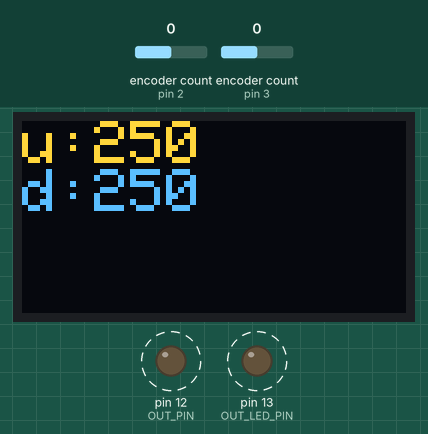
A sketch run on a simulated Arduino Uno, built with avr-gcc and run on an emulated ATmega328P. On the bench: 128×64 one-colour display, output pins drawn as LEDs (lit = HIGH). Dashed ring = blinking. The test bench sets the inputs (shaded band); at power-on: encoder count (sensors on pin 2, pin 3) 0. The OLED is the two-colour kind (top 16 rows yellow); what the sketch prints to the serial monitor is not drawn.

Above: at 1.2 s.
1.3 s: encoder count (sensor on pin 2) set to 1
At 1.53 s:
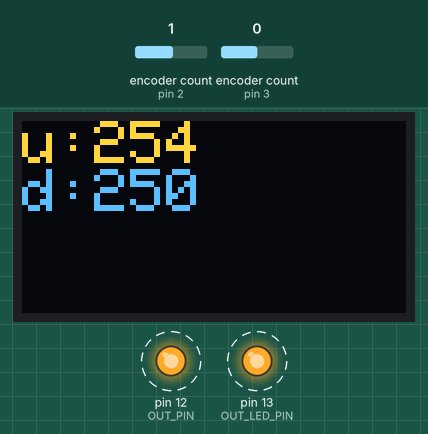
3.4 s: encoder count (sensor on pin 3) set to -1
At 3.96 s:
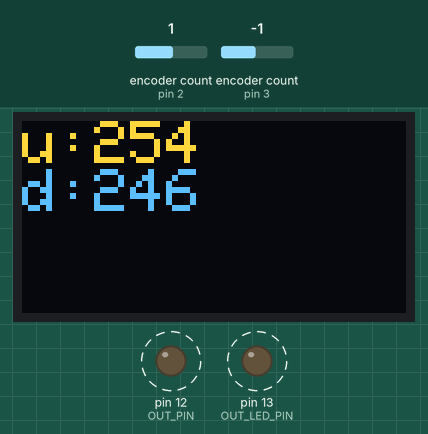
4.9 s: encoder count (sensor on pin 2) set to 2
At 5.28 s:
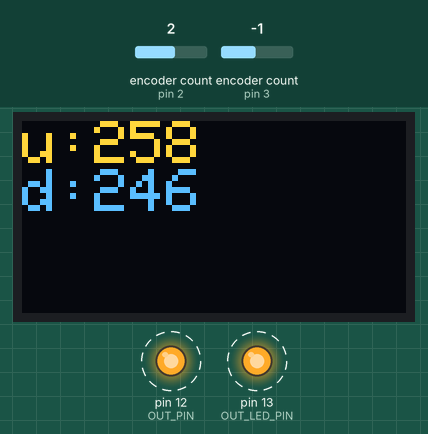
6.4 s: encoder count (sensor on pin 3) set to 0
At 6.87 s:
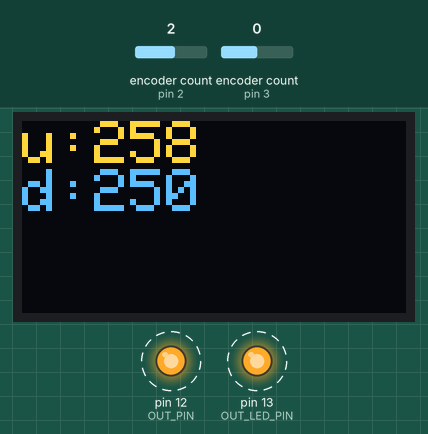
7.9 s: encoder count (sensor on pin 2) set to 3
At 8.51 s:
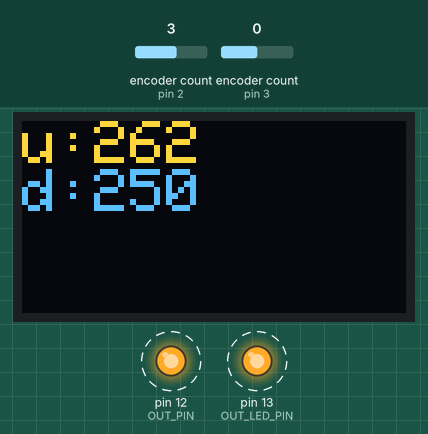
9.4 s: encoder count (sensor on pin 3) set to 4
At 9.59 s:
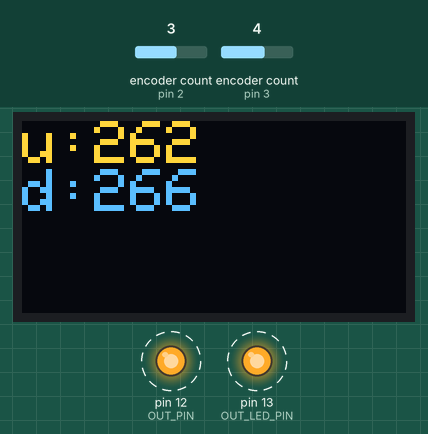
Timing chart, 0 to 11.9 s (numbered marks = the images above; inputs shaded):
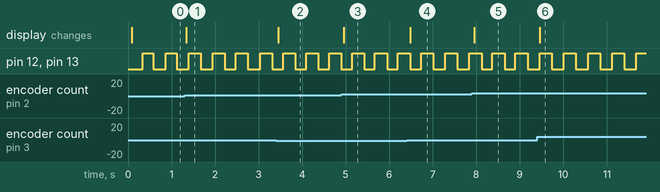

Measured:
- after the input at 1.3 s, the display: changes at once (image 1)
- after the input at 3.4 s, the display: changes after 0.05 s (image 2)
- after the input at 4.9 s, the display: changes after 0.05 s (image 3)
- after the input at 6.4 s, the display: changes after 0.08 s (image 4)
- after the input at 7.9 s, the display: changes after 0.05 s (image 5)
- after the input at 9.4 s, the display: changes after 0.06 s (image 6)
- by itself, pin 12 (OUT_PIN), pin 13 (OUT_LED_PIN): alternates HIGH for 0.28 s and LOW for 0.28 s

The sketch:

AutoRoaster.ino
```cpp
// OLED
#include <Adafruit_GFX.h>
#include <Adafruit_SSD1306.h>

#define OLED_RESET 4
Adafruit_SSD1306 display(OLED_RESET);

// ロータリーエンコーダ
#include <Encoder.h>
Encoder lEnc(2, 4);
Encoder rEnc(3, 5);

// ピン定義
#define OUT_PIN 12
#define OUT_LED_PIN 13


#define UP_TIME_INIT 250
#define DOWN_TIME_INIT 250

int upTime = UP_TIME_INIT;
int downTime = DOWN_TIME_INIT;

bool ledState = HIGH;
unsigned long turnTime = 0;

void setup() {
  Serial.begin(9600);

  // OLED
  display.begin(SSD1306_SWITCHCAPVCC, 0x3C);  // initialize with the I2C addr 0x3D (for the 128x64)
  display.clearDisplay();
  display.display();

  pinMode(OUT_PIN, OUTPUT);
  pinMode(OUT_LED_PIN, OUTPUT);
}

void loop() {
  long lEncVal = lEnc.read()+UP_TIME_INIT;
  if (lEncVal != upTime) {
    upTime = lEncVal;
    Serial.println(upTime);
  }

  long rEncVal = rEnc.read()+DOWN_TIME_INIT;
  if (rEncVal != downTime) {
    downTime = rEncVal;
    Serial.println(downTime);
  }

  // 時間になったらON/OFFを逆転させる
  unsigned long nowTime = millis();
  if(turnTime < nowTime){
    if(ledState){
      ledState = LOW;
      turnTime = nowTime + downTime;
    }else{
      ledState = HIGH;
      turnTime = nowTime + upTime;
    }
    digitalWrite(OUT_PIN, ledState);
    digitalWrite(OUT_LED_PIN, ledState);
  }

  // OLED
  display.clearDisplay();
  display.setTextSize(2);
  display.setTextColor(WHITE);
  display.setCursor(0, 0);

  //上下時間
  display.println("u:" + String(upTime));
  display.println("d:" + String(downTime));

  //作業時間

  display.display();

}
```
